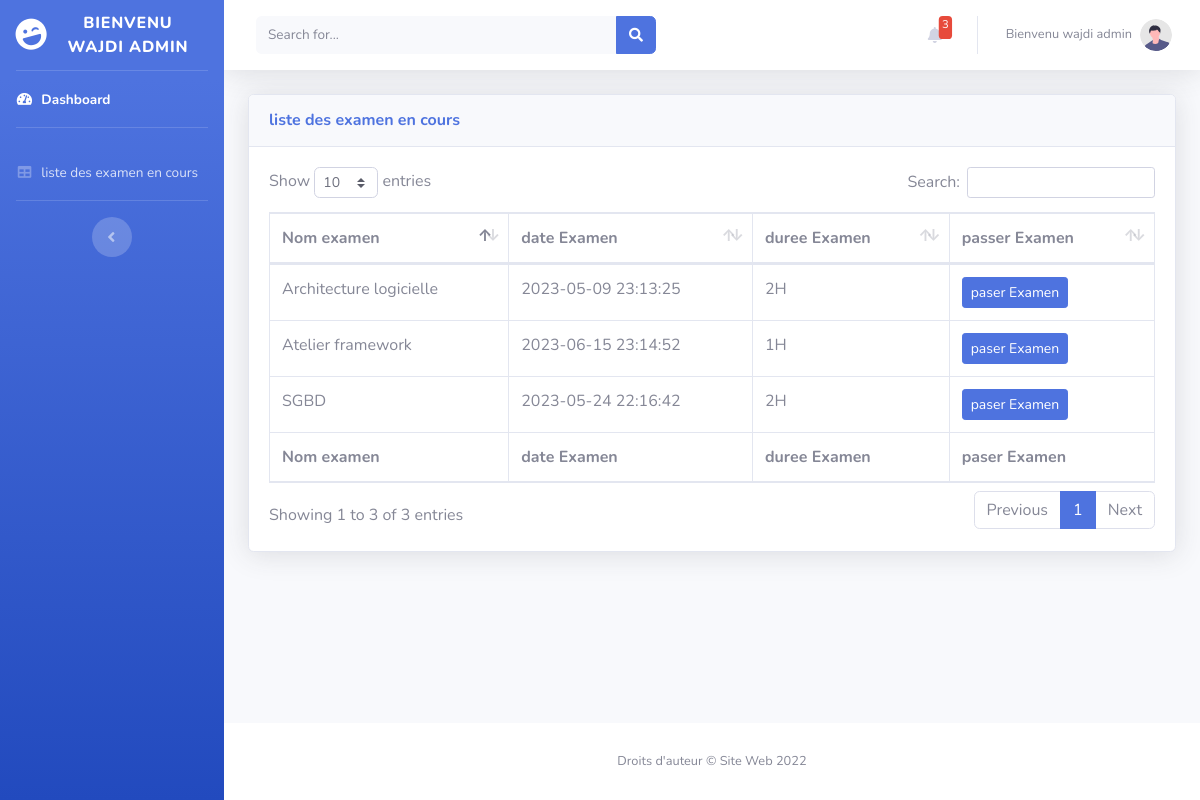
Page /list_exam_encour.php (signed in) on the committed database.
### tables this page shows
CREATE TABLE `examen` (
  `idSession` int(11) NOT NULL,
  `numExamen` int(11) NOT NULL,
  `dateExamen` datetime DEFAULT NULL,
  `dateCreation` datetime DEFAULT NULL,
  `dateSaisieNote` datetime DEFAULT NULL,
  `dureeExamen` decimal(8,0) DEFAULT NULL,
  `status` int(11) DEFAULT NULL,
  `nomexam` varchar(255) NOT NULL
);

### list_exam_encour.php (the view, shortened to what this page needs)
<?php
include('includes/dbconn.php');
$table_exam = $con->query("SELECT * FROM examen where dateExamen > SYSDATE() ");
?>
<!DOCTYPE html>
<html lang="en">
<head>
    <link href="vendor/fontawesome-free/css/all.min.css" rel="stylesheet" type="text/css">
    <link href="css/sb-admin-2.min.css" rel="stylesheet">
    <link href="vendor/datatables/dataTables.bootstrap4.min.css" rel="stylesheet">
</head>
<body id="page-top">
    <div id="wrapper">
        <?php
        include('includes/sidebaretd.php');
        ?>
        <div id="content-wrapper" class="d-flex flex-column">
            <div id="content">
                <nav class="navbar navbar-expand navbar-light bg-white topbar mb-4 static-top shadow">
                    <form class="d-none d-sm-inline-block form-inline mr-auto ml-md-3 my-2 my-md-0 mw-100 navbar-search">
                        <div class="input-group">
                            <input type="text" class="form-control bg-light border-0 small" placeholder="Search for..." aria-label="Search" aria-describedby="basic-addon2">
                            <div class="input-group-append">
                                <button class="btn btn-primary" type="button">
                                    <i class="fas fa-search fa-sm"></i>
                                </button>
                            </div>
                        </div>
                    </form>
                    <?php
                    include('includes/top_bar_etd.php');
                    ?>
                </nav>
                <div class="container-fluid">
                    <div class="card shadow mb-4">
                        <div class="card-header py-3">
                            <h6 class="m-0 font-weight-bold text-primary">liste des examen en cours</h6>
                        </div>
                        <div class="card-body">
                            <div class="table-responsive">
                                <table class="table table-bordered" id="dataTable" width="100%" cellspacing="0">
                                    <thead>
                                        <tr>
                                            <th>Nom examen</th>
                                            <th>date Examen</th>
                                            <th>duree Examen</th>
                                            <th>passer Examen</th>
                                        </tr>
                                    </thead>
                                    <tfoot>
                                        <tr>
                                            <th>Nom examen</th>
                                            <th>date Examen</th>
                                            <th>duree Examen</th>
                                            <th>paser Examen</th>
                                        </tr>
                                    </tfoot>
                                    <tbody>
                                        <?php
                                        while ($donnees = $table_exam->fetch()) {
                                        ?>
                                            <tr>
                                                <td><?php echo $donnees['nomexam']; ?></td>
                                                <td><?php echo $donnees['dateExamen']; ?></td>
                                                <td><?php echo $donnees['dureeExamen']; ?>H</td>
                                                <td>
                                                    <form class="user" action="" method="POST">
                                                        <button type=" submit" name="verifier" class="btn btn-primary btn-sm">paser Examen</button>
                                                    </form>
                                                </td>
                                            </tr>
                                        <?php
                                        }
                                        ?>
                                    </tbody>
                                </table>
                            </div>
                        </div>
                    </div>
                </div>
            </div>
            <footer class="sticky-footer bg-white">
                <div class="container my-auto">
                    <div class="copyright text-center my-auto">
                        <span>Droits d'auteur &copy; Site Web 2022</span>
                    </div>
                </div>
            </footer>
        </div>
    </div>
</body>
</html>

### rows in the picture
examen: nomexam "SGBD", dateExamen "2023-05-24 22:16:42", dureeExamen "2"
examen: nomexam "Architecture logicielle", dateExamen "2023-05-09 23:13:25", dureeExamen "2"
examen: nomexam "Atelier framework", dateExamen "2023-06-15 23:14:52", dureeExamen "1"

### other values in the picture
$message "BIENVENU WAJDI ADMIN"
$countxe "3"
$message "Bienvenu wajdi admin"
